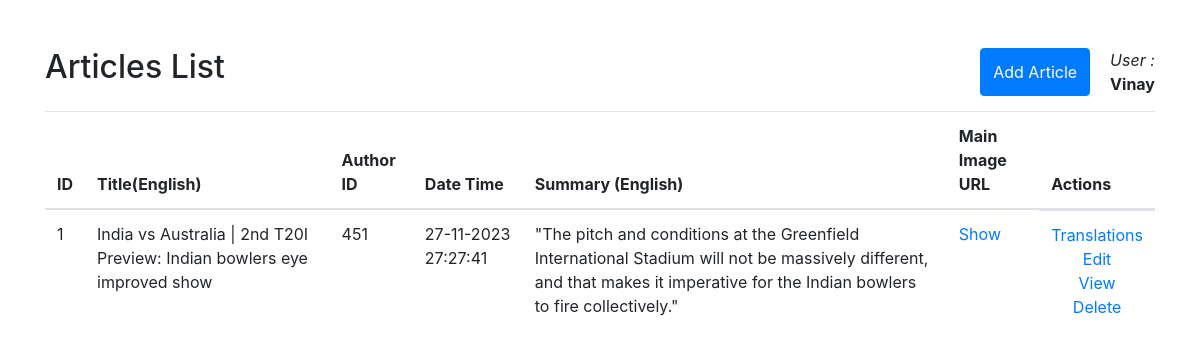
The app's page /admin (signed in) with its own data.
### app.py (models this page shows)
class Article(db.Model):
    article_id = db.Column(db.Integer, primary_key=True, autoincrement=True)
    title_en = db.Column(db.String(1200))
    title_hi = db.Column(db.String(1200))
    title_ta = db.Column(db.String(1200))
    title_te = db.Column(db.String(1200))
    author_id = db.Column(db.Integer, db.ForeignKey('author.author_id'))
    date_time = db.Column(db.DateTime, default=datetime.utcnow)
    summary_en = db.Column(db.Text)
    summary_hi = db.Column(db.Text)
    summary_ta = db.Column(db.Text)
    summary_te = db.Column(db.Text)
    main_img_url = db.Column(db.Text)
    content_en = db.Column(db.Text)
    content_te = db.Column(db.Text)
    content_ta = db.Column(db.Text)
    content_hi = db.Column(db.Text)
    translator_te_userid = db.Column(db.Integer, db.ForeignKey('user.id'))
    translator_hi_userid = db.Column(db.Integer, db.ForeignKey('user.id'))
    translator_ta_userid = db.Column(db.Integer, db.ForeignKey('user.id'))
    translator_te_user = db.relationship('User', foreign_keys=[translator_te_userid])
    translator_hi_user = db.relationship('User', foreign_keys=[translator_hi_userid])
    translator_ta_user = db.relationship('User', foreign_keys=[translator_ta_userid])

### app.py (the view, shortened to what this page needs)
@app.route("/admin")
def serve_adminpanel():
    if 'user_id' in session:
        user_id = session['user_id']
        if user_id == 1001:
            articles = Article.query.with_entities(Article.article_id, Article.title_en, Article.author_id, Article.date_time, Article.main_img_url, Article.summary_en).all()
            return render_template('admin_panel.html', title="Admin Panel", articles=articles, user=session['username'])
    else:
        return redirect(url_for('login'))

### templates/admin_panel.html (shortened to what this page needs)
<!DOCTYPE html>
<html lang="en">
<head>
    <link rel="stylesheet" href="https://cdn.jsdelivr.net/npm/bootstrap@4.1.3/dist/css/bootstrap.min.css"></head>
<body>
    <div class="container mt-5">
        <div id="heading-cont">
            <div id="heading-left-cont">
                <h2 class="">Articles List</h2>
                <button id="new_article_btn" onclick="location.href='/admin/create-article'" type="button" class="btn btn-primary">Add Article</button>
            </div>
            <div id="heading-right-cont">
                <div><em>User : </em></div>
                <div><strong>{{user}}</strong></div>
            </div>
        </div>
        <table class="table table-hover">
            <thead>
                <tr>
                    <th scope="col">ID</th>
                    <th scope="col">Title(English)</th>
                    <th scope="col">Author ID</th>
                    <th scope="col">Date Time</th>
                    <th scope="col">Summary (English)</th>
                    <th scope="col">Main Image URL</th>
                    <th scope="col">Actions</th>
                </tr>
            </thead>
            <tbody>
                {% for article in articles %}
                <tr>
                    <td scope="row">{{ article.article_id }}</td>
                    <td>{{ article.title_en }}</td>
                    <td>{{ article.author_id }}</td>
                    <td>{{ article.date_time.strftime('%d-%m-%Y %M:%M:%S') }}</td>
                    <td>{{ article.summary_en }}</td>
                    <td><a href="{{ article.main_img_url }}" target="_blank">Show</a></td>
                    <td class="actions-col">
                        <a id="translations_btn" href='/admin/{{ article.article_id }}/translations' class="link-primary">Translations</a>
                        <a id="edit_btn" href='/admin/{{ article.article_id }}/update'  class="link-primary">Edit</a>
                        <a id="view_btn" href='/article/{{ article.article_id }}'  class="link-primary">View</a>
                        <a id="delete_btn" href='/admin/{{ article.article_id }}/delete'  class="link-primary">Delete</a>
                    </td>
                </tr>
                {% endfor %}
            </tbody>
        </table>
    </div>
</body>
</html>

### templates/admin_panel.html (style rules this page uses)
#heading-cont { display: flex; gap: 20px; margin-bottom: 15px; }
#heading-left-cont { flex-grow: 1; display: flex; justify-content: space-between; }
.actions-col { text-align: center; display: flex; flex-direction: column; }

### records on screen
Article: article_id "1", title_en "India vs Australia | 2nd T20I Preview: Indian bowlers eye improved show", author_id "451", date_time "27-11-2023 27:27:41", summary_en "\"The pitch and conditions at the Greenfield International Stadium will not be massively different, and that makes it imperative for the Indian bowlers to fire collectively.\""

### other values on screen
{{ user }} "Vinay"
